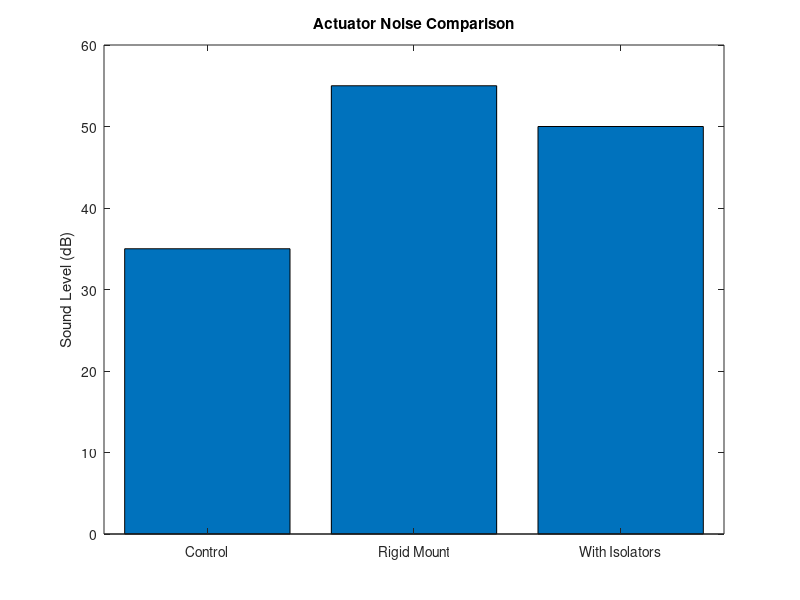

This figure's MATLAB source: (Note: this script raises an error after producing the figure.)
clc;clear;close all;
hearTHRE = 10^-12; %reference threshold of hearing, W/m^2

control = 35;
without_iso = 55;
with_iso = without_iso - 5;

controlINT = hearTHRE * 10^(control/10);
without_isoINT = hearTHRE * 10^(without_iso/10);
with_isoINT = hearTHRE * 10^(with_iso/10);

levels = [control, without_iso, with_iso];
levels2 = [controlINT, without_isoINT, with_isoINT];

%% decibels
figure(1)
bar(levels)
xticklabels({'Control','Rigid Mount','With Isolators'})
ylabel('Sound Level (dB)')
title('Actuator Noise Comparison')
fontsize(32,'points')
grid on

%% sound intensity - unused
figure(2)
bar(levels2)
xticklabels({'Control','Rigid Mount','With Isolators'})
ylabel('Sound Intensity (W/m^2)')
title('Actuator Noise Intensity Comparison')
fontsize(32,'points')
grid on
